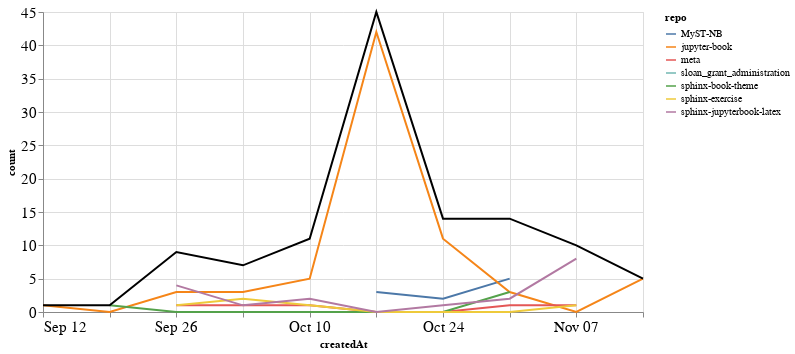

Notebook source saved alongside this figure:
### Markdown cell above
### Comments

### Code cell
comments_time = comments.groupby('repo').resample('W', on='createdAt').count()['author'].reset_index()
comments_time = comments_time.rename(columns={'author': 'count'})
comments_time_total = comments_time.groupby('createdAt').agg({"count": "sum"}).reset_index()
ch1 = alt.Chart(comments_time, width=600).mark_line().encode(
    x='createdAt',
    y='count',
    color='repo',
    tooltip="repo"
)

ch2 = alt.Chart(comments_time_total, width=600).mark_line(color="black").encode(
    x='createdAt',
    y='count',
)

ch1 + ch2

### Figure 1 — Vega-Lite specification as saved in the notebook (floating-point values rounded to 4 significant figures)
{"config": {"axisLeft": {"labelFontSize": 15}, "axisBottom": {"labelFontSize": 15}}, "layer": [{"data": {"name": "data-a42b13c44d4d7a616c99bcbfb4e5d664"}, "mark": "line", "encoding": {"color": {"type": "nominal", "field": "repo"}, "tooltip": {"type": "nominal", "field": "repo"}, "x": {"type": "temporal", "field": "createdAt"}, "y": {"type": "quantitative", "field": "count"}}, "width": 600}, {"data": {"name": "data-824f047357fd2a2b286e1db9ce308833"}, "mark": {"type": "line", "color": "black"}, "encoding": {"x": {"type": "temporal", "field": "createdAt"}, "y": {"type": "quantitative", "field": "count"}}, "width": 600}], "$schema": "https://vega.github.io/schema/vega-lite/v4.8.1.json", "datasets": {"data-a42b13c44d4d7a616c99bcbfb4e5d664": [{"repo": "MyST-NB", "createdAt": "2021-10-17T00:00:00", "count": 3}, {"repo": "MyST-NB", "createdAt": "2021-10-24T00:00:00", "count": 2}, {"repo": "MyST-NB", "createdAt": "2021-10-31T00:00:00", "count": 5}, {"repo": "jupyter-book", "createdAt": "2021-09-12T00:00:00", "count": 1}, {"repo": "jupyter-book", "createdAt": "2021-09-19T00:00:00", "count": 0}, {"repo": "jupyter-book", "createdAt": "2021-09-26T00:00:00", "count": 3}, {"repo": "jupyter-book", "createdAt": "2021-10-03T00:00:00", "count": 3}, {"repo": "jupyter-book", "createdAt": "2021-10-10T00:00:00", "count": 5}, {"repo": "jupyter-book", "createdAt": "2021-10-17T00:00:00", "count": 42}, {"repo": "jupyter-book", "createdAt": "2021-10-24T00:00:00", "count": 11}, {"repo": "jupyter-book", "createdAt": "2021-10-31T00:00:00", "count": 3}, {"repo": "jupyter-book", "createdAt": "2021-11-07T00:00:00", "count": 0}, {"repo": "jupyter-book", "createdAt": "2021-11-14T00:00:00", "count": 5}, {"repo": "meta", "createdAt": "2021-09-26T00:00:00", "count": 1}, {"repo": "meta", "createdAt": "2021-10-03T00:00:00", "count": 1}, {"repo": "meta", "createdAt": "2021-10-10T00:00:00", "count": 1}, {"repo": "meta", "createdAt": "2021-10-17T00:00:00", "count": 0}, {"repo": "meta", "createdAt": "2021-10-24T00:00:00", "count": 0}, {"repo": "meta", "createdAt": "2021-10-31T00:00:00", "count": 1}, {"repo": "meta", "createdAt": "2021-11-07T00:00:00", "count": 1}, {"repo": "sloan_grant_administration", "createdAt": "2021-10-10T00:00:00", "count": 2}, {"repo": "sphinx-book-theme", "createdAt": "2021-09-19T00:00:00", "count": 1}, {"repo": "sphinx-book-theme", "createdAt": "2021-09-26T00:00:00", "count": 0}, {"repo": "sphinx-book-theme", "createdAt": "2021-10-03T00:00:00", "count": 0}, {"repo": "sphinx-book-theme", "createdAt": "2021-10-10T00:00:00", "count": 0}, {"repo": "sphinx-book-theme", "createdAt": "2021-10-17T00:00:00", "count": 0}, {"repo": "sphinx-book-theme", "createdAt": "2021-10-24T00:00:00", "count": 0}, {"repo": "sphinx-book-theme", "createdAt": "2021-10-31T00:00:00", "count": 3}, {"repo": "sphinx-exercise", "createdAt": "2021-09-26T00:00:00", "count": 1}, {"repo": "sphinx-exercise", "createdAt": "2021-10-03T00:00:00", "count": 2}, {"repo": "sphinx-exercise", "createdAt": "2021-10-10T00:00:00", "count": 1}, {"repo": "sphinx-exercise", "createdAt": "2021-10-17T00:00:00", "count": 0}, {"repo": "sphinx-exercise", "createdAt": "2021-10-24T00:00:00", "count": 0}, {"repo": "sphinx-exercise", "createdAt": "2021-10-31T00:00:00", "count": 0}, {"repo": "sphinx-exercise", "createdAt": "2021-11-07T00:00:00", "count": 1}, {"repo": "sphinx-jupyterbook-latex", "createdAt": "2021-09-26T00:00:00", "count": 4}, {"repo": "sphinx-jupyterbook-latex", "createdAt": "2021-10-03T00:00:00", "count": 1}, {"repo": "sphinx-jupyterbook-latex", "createdAt": "2021-10-10T00:00:00", "count": 2}, {"repo": "sphinx-jupyterbook-latex", "createdAt": "2021-10-17T00:00:00", "count": 0}, {"repo": "sphinx-jupyterbook-latex", "createdAt": "2021-10-24T00:00:00", "count": 1}, {"repo": "sphinx-jupyterbook-latex", "createdAt": "2021-10-31T00:00:00", "count": 2}, {"repo": "sphinx-jupyterbook-latex", "createdAt": "2021-11-07T00:00:00", "count": 8}], "data-824f047357fd2a2b286e1db9ce308833": [{"createdAt": "2021-09-12T00:00:00", "count": 1}, {"createdAt": "2021-09-19T00:00:00", "count": 1}, {"createdAt": "2021-09-26T00:00:00", "count": 9}, {"createdAt": "2021-10-03T00:00:00", "count": 7}, {"createdAt": "2021-10-10T00:00:00", "count": 11}, {"createdAt": "2021-10-17T00:00:00", "count": 45}, {"createdAt": "2021-10-24T00:00:00", "count": 14}, {"createdAt": "2021-10-31T00:00:00", "count": 14}, {"createdAt": "2021-11-07T00:00:00", "count": 10}, {"createdAt": "2021-11-14T00:00:00", "count": 5}]}}
